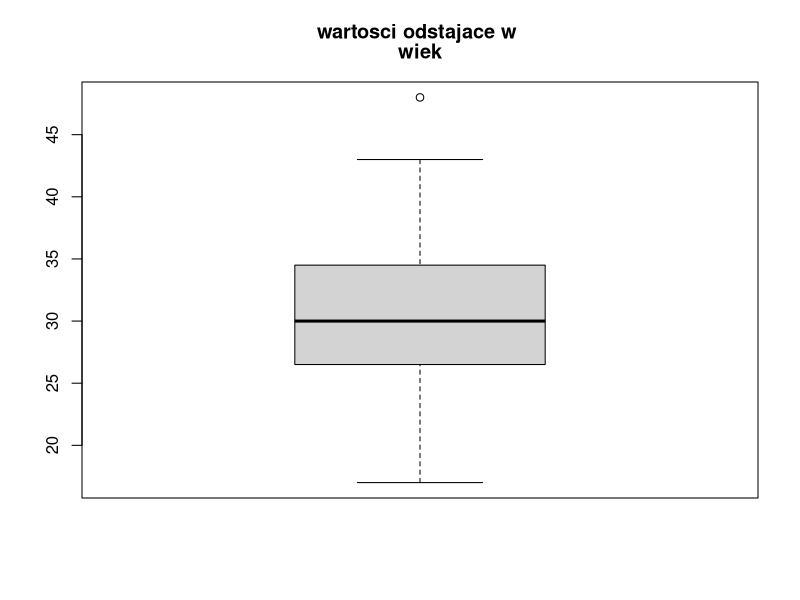
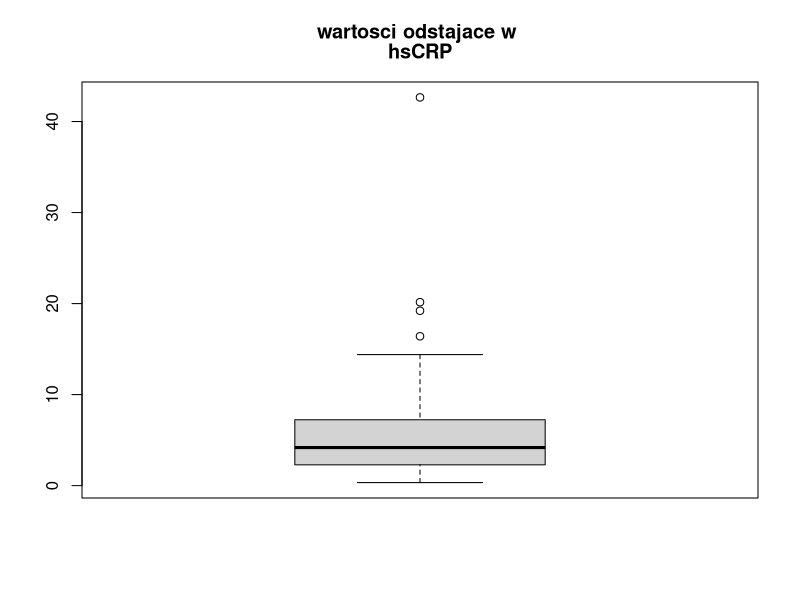
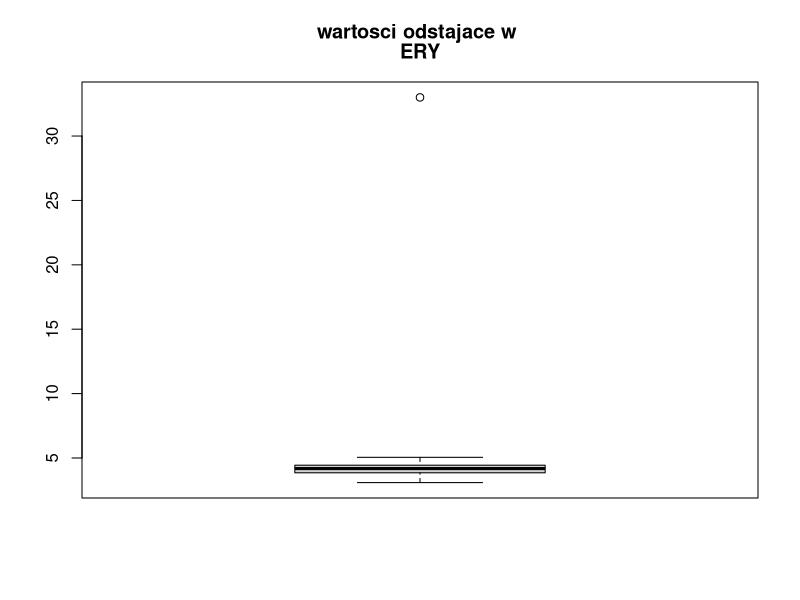
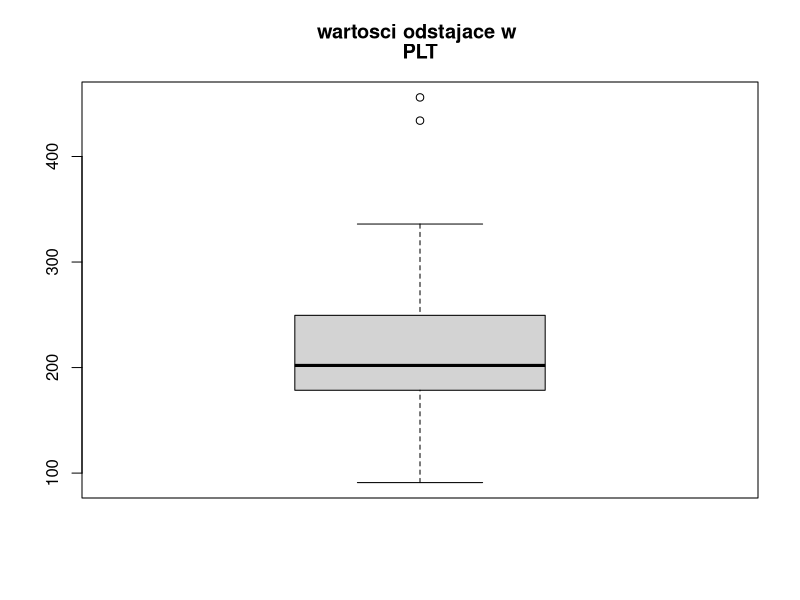
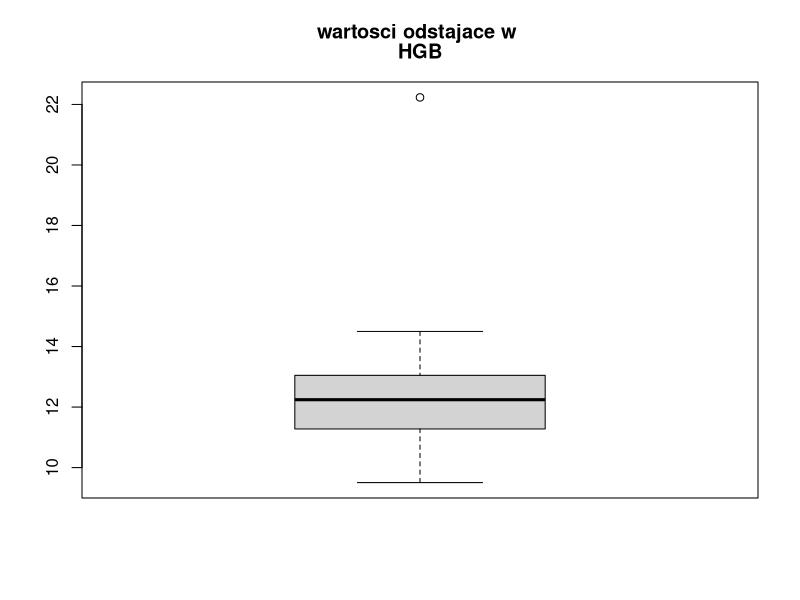
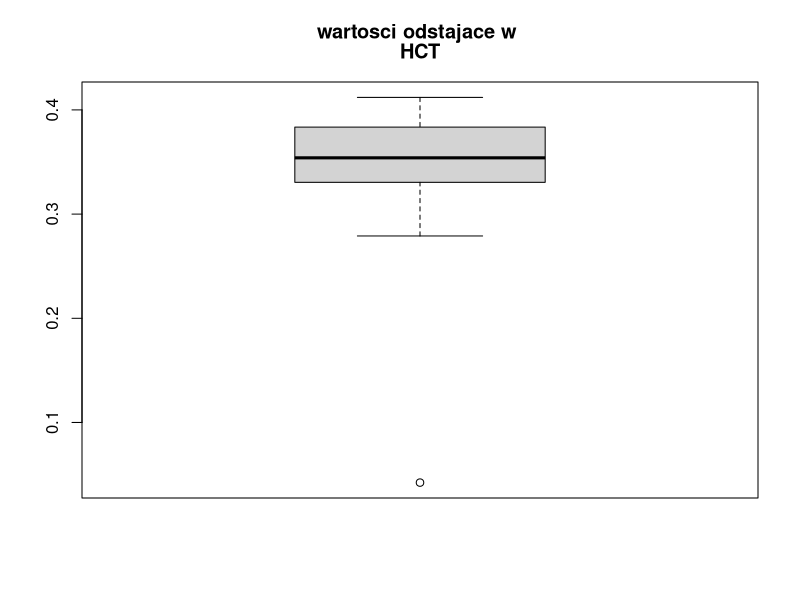
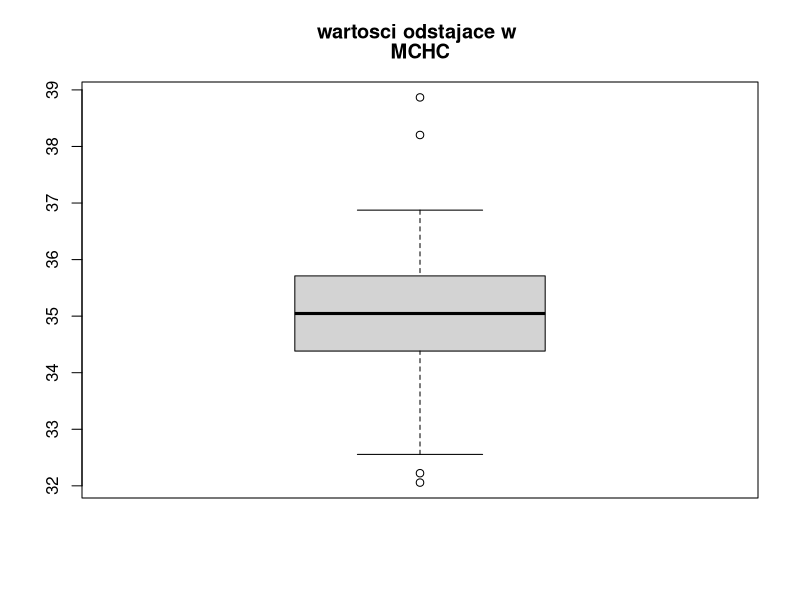
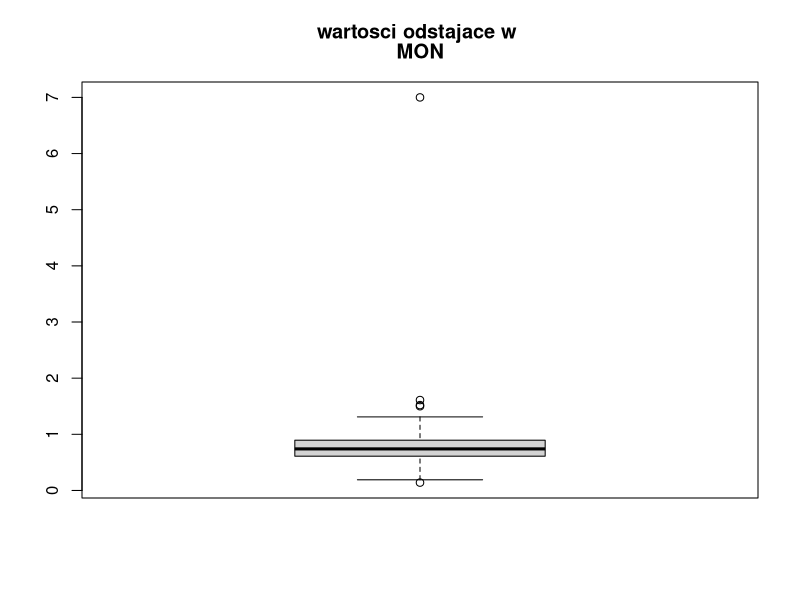

The R script that drew these images, in order:
#"D:\R-4.1.3\bin\R.exe" CMD BATCH --vanilla "--args dane.csv" projekt.R

#args = commandArgs(trailingOnly=TRUE)
#if (length(args)==0) {
#  stop("Nie podano argumentow.")
#}
#dataRaw <- read.csv2(file=args[1], header=TRUE)
setwd("D:/Studia/IV Semestr/R/Projekt")
dir.create("output")
dir.create("tmp")

library(Hmisc)
library(dplyr)
library(stats)
library(purrr)
library(ggpubr)



dataRaw <- read.csv2("dane.csv")
cn <- names(dataRaw)
groupsNames <- c()

for (i in 1:length(dataRaw)){
  if(cn[i] == "grupa" | cn[i] == "group"){
    grID <- i
    for(j in 1:nrow(dataRaw)){
      if(!(dataRaw[j, i] %in% groupsNames)){
        groupsNames <- append(groupsNames, c(dataRaw[j, i]))
      }
    }
    break
  }
}

#usuniecie brakow

dataModified <- dataRaw

sink("output/Zmiany.txt")
for(i in 1:length(dataRaw)){
  if(any(is.na(dataRaw[, i]))){
    cat("W kolumnie ", i, "wystepuja wartosci puste w wierszach ")
    cat(which(is.na(dataRaw[, i])))
    cat(".\nUzupelniono srednia wynoszaca ", mean(dataRaw[, i], na.rm = TRUE), "\n\n")
  } #else {
    #cat("W kolumnie ", i, "nie wystepuja zadne wartosci puste \n")
  #}
  dataModified[, i] <- impute(dataRaw[, i], mean)
}
sink()

#wartosci odstajace
sink("output/Wartosci odstajce.txt")
for(i in 1:length(dataModified)){
  if(is.numeric(dataModified[, i])){
    cat("Wartosci odstajace w kolumnie ", cn[i], "\n")
    cat(boxplot.stats(dataModified[, i])$out)
    if(!length(boxplot.stats(dataModified[, i])$out)){
      cat("Brak wartosci odstajaych\n")
    }
    cat("\n\n")
  }
}
sink()

pdf("output/Wartosci odstajace.pdf")
  for(i in 1:length(dataModified)){
  if(is.numeric(dataModified[, i])){
    boxplot(dataModified[, i], main = c("wartosci odstajace w ", cn[i]))
  }
}
dev.off()

#charakterystyka danych
sink("output/Opis danych.txt")
ch <- data.frame(row.names = c("rodzaj", "typ", "maksymalna wartosc", "minimalna wartosc"))
for(i in 1:length(dataModified)){
  ch[1, i] = class(dataModified[1, i])
  if(is.numeric(dataModified[1, i])){
    ch[2, i] = "Dane ilosciowe"
    ch[3, i] = max(dataModified[, i])
    ch[4, i] = min(dataModified[, i])
  } else {
    ch[2, i] = "Dane jakosciowe"
    ch[3, i] = "Nie dotyczy"
    ch[4, i] = "Nie dotyczy"
  }
}
colnames(ch) = cn
print(ch)
sink()

#podsumowanie danych
sink("output/Podsumowanie.txt")
cat("Podsumowanie statystyk dla poszczegolnych grup bez podzialu na plec\n")

tmp <- data.frame("grupa" = dataModified[, grID])

for(i in 1:length(dataModified)){
  if(!is.numeric(dataModified[, i])){
    next
  }
  tmp[2] <- dataModified[, i]
  cat("\n", cn[i], "\n")
  
  summary <- group_by(tmp, tmp[1]) %>%
    summarize_if(is.numeric, list(minimun = min,
                                  maksimum = max,
                                  mediana = median,
                                  srednia = mean,
                                  SD = sd,
                                  IQR = IQR,
                                  wariancja = var
                                  ))
  
  #write.csv2(summary, file="tmp_csv.csv")
  #summary_csv <- read.csv2("tmp_csv.csv")
  #print(summary_csv)
  print(as.data.frame(summary))
  cat("\n")
}
rm(tmp)

cat("\n\nPodsumowanie statystyk dla poszczegolnych grup z podzialem na plec\n")

genderID <- which(cn == "plec" | cn == "gender" | cn == "sex")

#summary <- group_by(dataModified, dataModified[, grID], dataModified[, genderID], .add = TRUE) %>%

tmp <- data.frame("grupa" = dataModified[, grID], "plec" = dataModified[, genderID])
for(i in 1:length(dataModified)){
  if(!is.numeric(dataModified[, i])){
    next
  }
  tmp[3] <- dataModified[, i]
  cat("\n", cn[i], "\n")
  
  summary <- group_by(tmp, tmp[1], tmp[2], .add = TRUE) %>%
    summarize_if(is.numeric, list(minimun = min,
                                  maksimum = max,
                                  mediana = median,
                                  srednia = mean,
                                  SD = sd,
                                  IQR = IQR,
                                  wariancja = var
                                  ))
    
    #write.csv2(summary, file="tmp_csv.csv")
    #summary_csv <- read.csv2("tmp_csv.csv")
    #print(summary_csv)
  print(as.data.frame(summary))
  cat("\n")
}
sink()


#ocena zgodnosci danych z rozkdlaem normalnym
sink("output/ocena zgodnosci.txt")
for(i in 1:length(dataModified)){
  if(!is.numeric(dataModified[, i])){
    next
  }
  tmp <- data.frame("grupa" = dataModified[, grID], "testowana" = dataModified[, i])
  
  shapiro <- group_by(tmp, grupa) %>%
    summarise(
      statistic = shapiro.test(testowana)$statistic,
      p.value = shapiro.test(testowana)$p.value,
    )
  
  cat("\n", cn[i], "\n")
  print(as.data.frame(shapiro))
  cat("\n")
  
  for(j in 1:length(shapiro$p.value)){
    if(shapiro$p.value[j] > 0.05){
      cat("Dla grupy", groupsNames[j], "rozkład danych nie różni się znacząco od rozładu normalnego.\n")
    } else {
      cat("Dla grupy", groupsNames[j], "rozkład danych różni się znacząco od rozładu normalnego.\n")
    }
  }
}
cat("\n\nWykresy gestosci zosatna zapisne w folderze Wykresy gestosci.")
sink()
rm(tmp)

#wykresy gestosci
dir.create("output/Wykresy gestosci")
for(i in 1:length(dataModified)){
  if(is.numeric(dataModified[, i])){
    dens <- ggdensity(dataModified,
              x=cn[i],
              color=cn[grID],
              fill=cn[grID],
              palette=c("#99cc00","#660099","#0047b3"),
              ylab="gestosc",
              xlab=cn[i]
    )
    path <- paste("output/Wykresy gestosci/", cn[i], ".jpg", sep ="")
    ggexport(dens, filename = path)
  }
}
rm(path)
